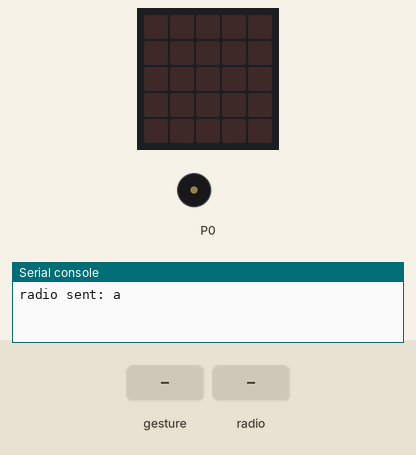
Simulated run of this program. Board: BBC micro:bit (MakeCode). On the bench: the board's 5×5 LED display, buzzer (waves = sounding), the last lines printed to the serial console. The test bench sets the inputs (shaded band). No radio messages arrive unless stated (any console line starting 'radio sent:' is added by the test bench); a tilt is held for 1.5 s and a shake lasts 1 s, then the board lies face up again.

Above: at 1.2 s.
1.3 s: gesture 'shake'
At 2.2 s:
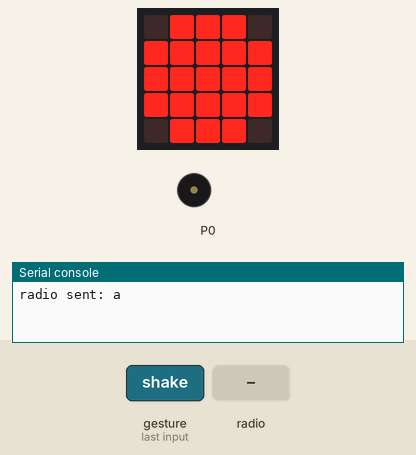
4.3 s: radio message "PleseLink" arrives
At 5.6 s:
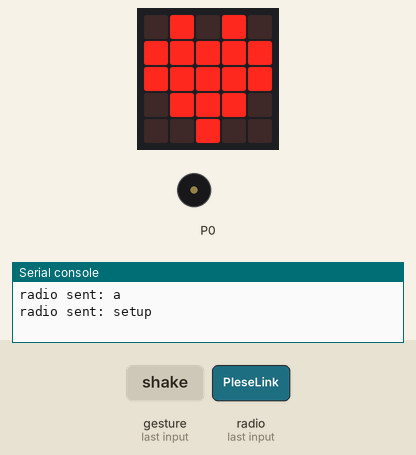
At 6.44 s:
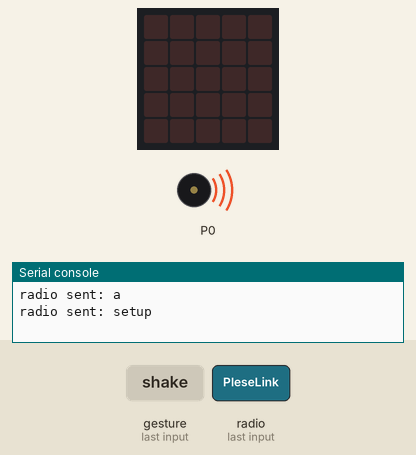
Timing chart, 0 to 19.3 s (numbered marks = the images above; inputs shaded):
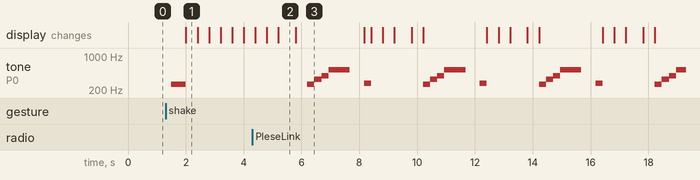

Measured:
- after the input at 1.3 s, tone on P0: silent → 262 Hz after 0.20 s, → silent 0.50 s later; the display: changes after 0.71 s (image 1)
- after the input at 4.3 s, the display: first differs from a run without the input after 0.91 s (image 2)
- what the display in image 1 shows lasts 0.4 s, from 2.0 s to 2.4 s
- what the display in image 2 shows lasts 0.6 s, from 5.2 s to 5.8 s

The program:

main.ts
```typescript
input.onGesture(Gesture.Shake, function () {
    linkd = 0
    Linking = 1
    music.playTone(262, music.beat(BeatFraction.Whole))
    for (let index = 0; index < 4; index++) {
        basic.showLeds(`
            . # # # .
            # # # # #
            # # # # #
            # # # # #
            . # # # .
            `)
        basic.showLeds(`
            . . . . .
            . . . . .
            . . . . .
            . . . . .
            . . . . .
            `)
    }
    for (let index = 0; index < 30; index++) {
        if (linkd == 1) {
            basic.showIcon(IconNames.Heart)
            basic.showLeds(`
                . . . . .
                . . . . .
                . . . . .
                . . . . .
                . . . . .
                `)
            music.playMelody("C E G C5 C5 C5 - - ", 250)
            setup()
        } else {
            radio.sendString("PleseLink")
        }
        music.playTone(277, music.beat(BeatFraction.Whole))
        basic.showLeds(`
            . . # . .
            . # # # .
            # # # # #
            . # # # .
            . . # . .
            `)
        basic.showLeds(`
            . . . . .
            . . . . .
            . . . . .
            . . . . .
            . . . . .
            `)
    }
})
radio.onReceivedString(function (receivedString) {
    if (receivedString == "PleseLink") {
        if (Linking == 1) {
            radio.sendString("setup")
            linkd = 1
        } else {
            radio.sendString("PleseLink")
        }
    } else if (receivedString == "ForceLink") {
        linkd = 1
        radio.sendString("setup")
    } else {
        serial.writeString("")
    }
})
function setup () {
    スプライト = game.createSprite(2, 4)
    スプライト = 0
}
let スプライト: game.LedSprite = null
let linkd = 0
let Linking = 0
Linking = 0
linkd = 0
radio.setGroup(100)
radio.sendString("a")
basic.forever(function () {

})
```

test.ts
```typescript
// テストはここに来ます。このパッケージが拡張機能として使用されるときにはコンパイルされません。
```
